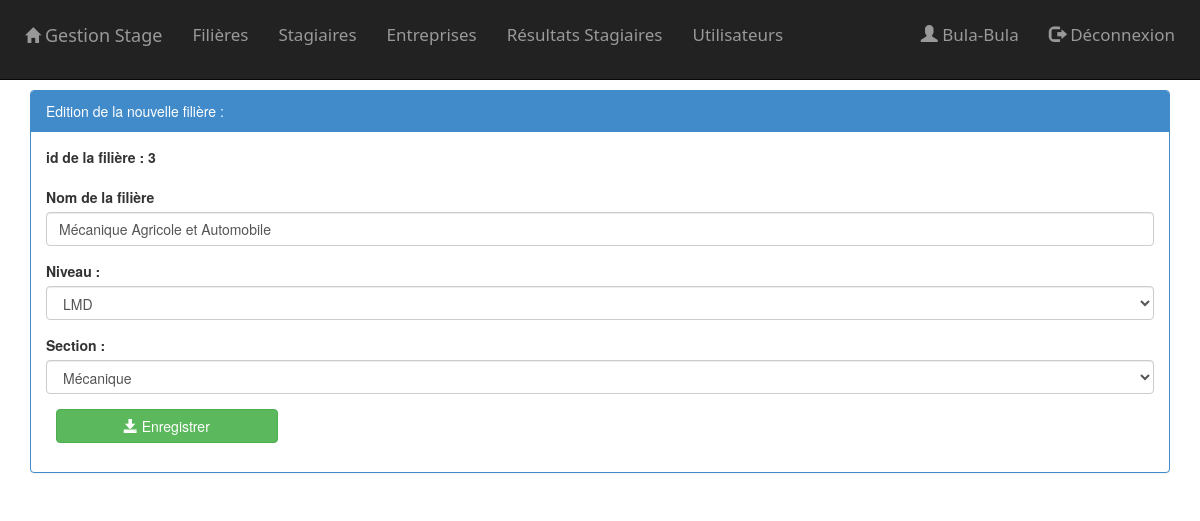
Page /views/editerFiliere.php?idF=3 (signed in) on the committed database.
### tables this page shows
CREATE TABLE IF NOT EXISTS `filiere` (
  `idF` int(11) NOT NULL AUTO_INCREMENT,
  `nomF` varchar(255) NOT NULL,
  `section` varchar(255) NOT NULL,
  `niveau` varchar(255) NOT NULL,
  PRIMARY KEY (`idF`)
);

### views/editerFiliere.php (the view, shortened to what this page needs)
<?php
    require_once('../bd/connexion.php');
    $idf = isset($_GET['idF'])?$_GET['idF']:0;
    $requete = "select * from filiere where idF=$idf";
    $resultat = $pdo->query($requete);
    $filiere = $resultat->fetch();
    $nomf = $filiere['nomF'];
    $niveau = $filiere['niveau'];
    $section =$filiere['section'];
?>
<html>
    <head>
        <link rel="stylesheet" type="text/css" href="../css/bootstrap.min.css">
    </head>
    <body>
        <?php include("menu.php") ?>
        <div class="container">
            <div class="panel panel-primary" style="margin-top: 90px;">
                <div class="panel-heading">Edition de la nouvelle filière : </div>
                <div class="panel-body">
                    <form method="post" action="../traitement/updateFiliere.php" class="form">
                        <div class="form-group">
                            <label for="idF">id de la filière : <?php echo $idf ?></label>
                        </div>
                        <div class="form-group">
                            <label for="nomF">Nom de la filière</label>
                            <input type="text" name="nomF" placeholder="Taper le nom de la filière"
                                   class="form-control" id="nomF" value = "<?php echo $nomf ?>"/>
                        </div>
                        <label for="niveau"> Niveau : </label>
                        <div class="form-group">
                             <select name="niveau" class="form-control" id="niveau">
                                <option value="LMD" <?php if($niveau=="LMD") echo "selected" ?>>LMD</option>
                            </select>
                        </div>
                        <label for="section"> Section : </label>
                        <div class="form-group">
                             <select name="section" class="form-control" id="section">
                                <option value="Mécanique" <?php if($section=="Mécanique") echo "selected" ?>>Mécanique</option>
                            </select>
                        </div>
                        <button type="submit" class="btn btn-success">
                            <span class="glyphicon glyphicon-save"> </span> Enregistrer
                        </button>
                    </form>
                </div>
            </div>
        </div>
    </body>
</html>

### css/Menu.css (style rules this page uses)
button { width: 20%; margin-left: 10px; outline: none; }

### rows in the picture
filiere: nomF "Mécanique Agricole et Automobile", niveau "LMD", section "Mécanique"

### other values in the picture
$_SESSION['user']['username'] "Bula-Bula"
$idf "3"
